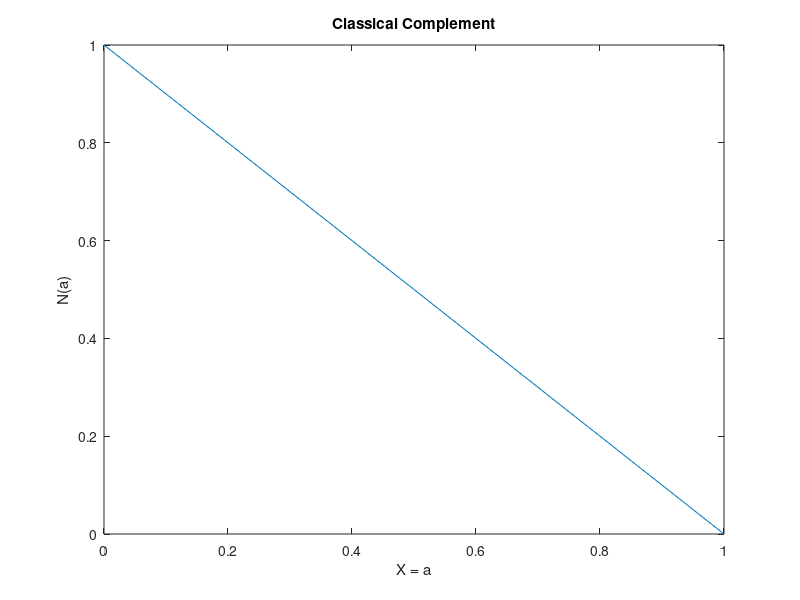
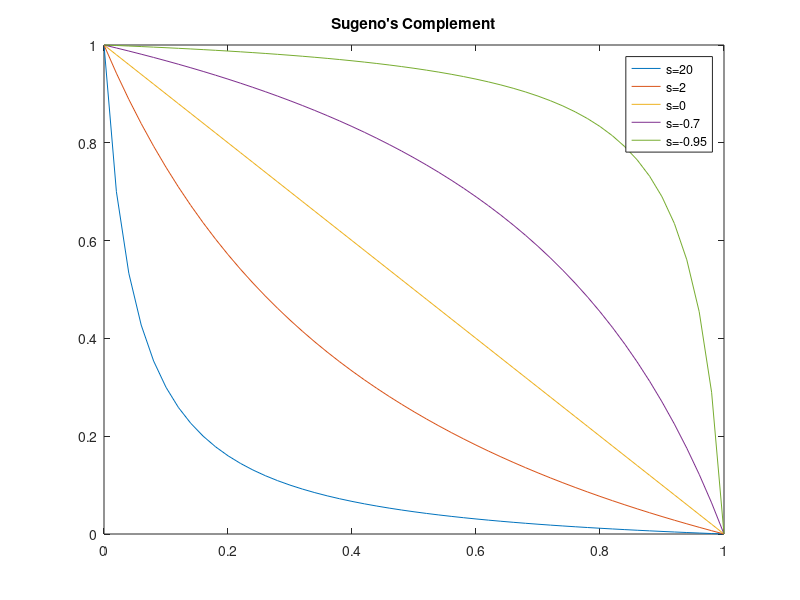
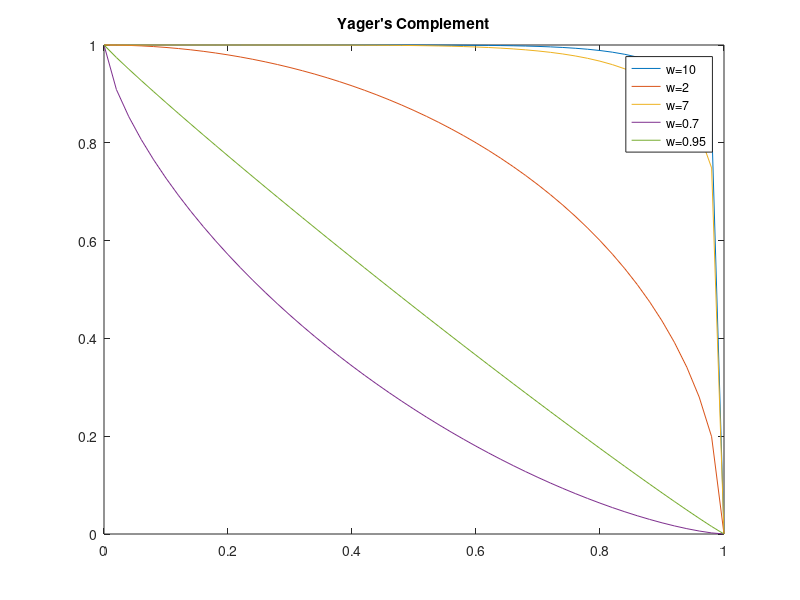

Write MATLAB code to recreate these figures, in order.
close all
clear
%Classical compliment
a=(0:0.02:1);
c=1-a;
plot(a,c)
title('Classical Complement');
xlabel('X = a');
ylabel('N(a)');

%Sugeno's Compliment
s=[20 2 0 -0.7 -0.95];
sc=[];
for i = 1:length(s)
    comp = (1-a)./(1+s(i)*a);
    sc = [sc;comp];
end
figure
plot(a,sc)
title('Sugeno''s Complement');
legend({'s=20','s=2','s=0','s=-0.7','s=-0.95'})

%Yager's Compliment
w=[10 2 7 0.7 0.95];
yc=[];
for i = 1:length(w)
    comp = (1-a.^w(i)).^(1/w(i));
    yc = [yc;comp];
end
figure
plot(a,yc)
title('Yager''s Complement');
legend({'w=10','w=2','w=7','w=0.7','w=0.95'})